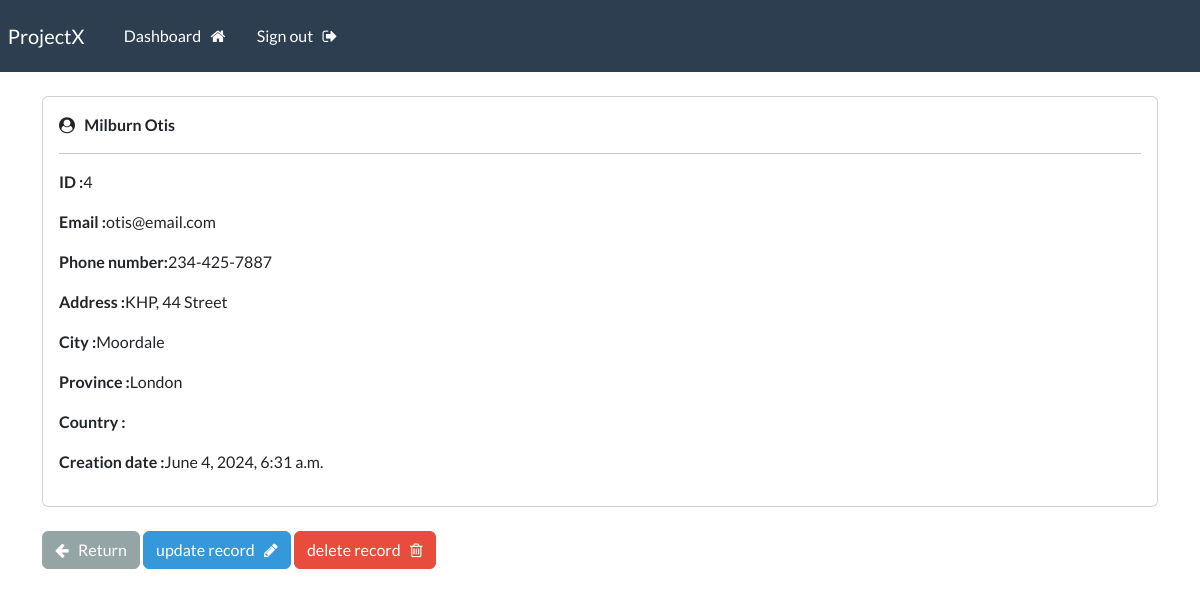
Screenshot of /record/4/ (signed in) with the database file from the repository.
### webapp/models.py (models this page shows, shortened)
class Record(models.Model):
    created = models.DateTimeField(auto_now_add=True)
    first_name = models.CharField(max_length=100)
    last_name = models.CharField(max_length=100)
    email = models.EmailField(max_length=255)
    phone = models.CharField(max_length=20)
    address = models.CharField(max_length=300)
    city = models.CharField(max_length=255)
    province = models.CharField(max_length=125)

### webapp/views.py (the view)
# urls.py: path('record/<int:pk>/', views.view_record,name="record"),
@login_required(login_url='login')
def view_record(request,pk):
    record = Record.objects.get(id=pk)
    context = {'record':record}
    return render(request, 'webapp/view-record.html',context)

### webapp/templates/webapp/view-record.html (shortened to what this page needs)
{% extends "webapp/base.html" %}
{% block content %}
<div class="card">
    <div class="card-body">
        <i class="fa fa-user-circle" aria-hidden="true"></i>
        <strong>
            {{record.last_name}}
            {{record.first_name}}
        </strong>
    <hr>
        <p><strong>ID :</strong>{{record.id}}</p>
        <p><strong>Email :</strong>{{record.email}}</p>
        <p><strong>Phone number:</strong>{{record.phone}}</p>
        <p><strong>Address :</strong>{{record.address}}</p>
        <p><strong>City :</strong>{{record.city}}</p>
        <p><strong>Province :</strong>{{record.province}}</p>
        <p><strong>Country :</strong>{{record.country}}</p>
        <p><strong>Creation date :</strong>{{record.created}}</p>
    </div>
</div>
<br>
<a href="{% url 'dashboard' %}" class="btn btn-secondary">  <i class="fa fa-arrow-left" aria-hidden="true"></i> &nbsp;  Return </a>
<a class="btn btn-info" href="{% url 'update-record' record.id %}">update record &nbsp; <i class="fa fa-pencil" aria-hidden="true"></i></a>
<a class="btn btn-danger" href="{% url 'delete-record' record.id %}">  delete record &nbsp; <i class="fa fa-trash-o" aria-hidden="true"></i></a>
{% endblock content %}

### rows the page displays
Record: last_name "Milburn", first_name "Otis", id "4", email "otis@email.com", phone "234-425-7887", address "KHP, 44 Street", city "Moordale", province "London", created "June 4, 2024, 6:31 a.m."
